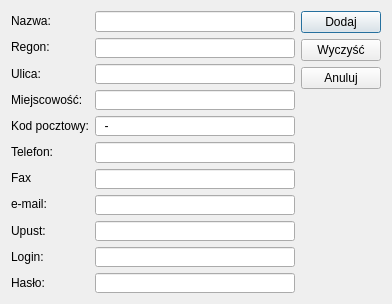
<?xml version="1.0" encoding="UTF-8"?>
<ui version="4.0">
 <class>EdycjaSklep</class>
 <widget class="QDialog" name="EdycjaSklep">
  <property name="geometry">
   <rect>
    <x>0</x>
    <y>0</y>
    <width>392</width>
    <height>304</height>
   </rect>
  </property>
  <property name="minimumSize">
   <size>
    <width>392</width>
    <height>304</height>
   </size>
  </property>
  <property name="maximumSize">
   <size>
    <width>392</width>
    <height>304</height>
   </size>
  </property>
  <property name="windowTitle">
   <string>Dialog</string>
  </property>
  <property name="modal">
   <bool>true</bool>
  </property>
  <layout class="QGridLayout" name="gridLayout">
   <item row="0" column="0">
    <layout class="QHBoxLayout" name="horizontalLayout">
     <property name="sizeConstraint">
      <enum>QLayout::SetFixedSize</enum>
     </property>
     <item>
      <layout class="QGridLayout" name="gridLayout_2">
       <item row="0" column="0">
        <layout class="QVBoxLayout" name="verticalLayout">
         <item>
          <widget class="QLabel" name="nazwalabel">
           <property name="text">
            <string>Nazwa:</string>
           </property>
           <property name="buddy">
            <cstring>nazwaEdit</cstring>
           </property>
          </widget>
         </item>
         <item>
          <widget class="QLabel" name="regonlabel">
           <property name="text">
            <string>Regon:</string>
           </property>
           <property name="buddy">
            <cstring>regonEdit</cstring>
           </property>
          </widget>
         </item>
         <item>
          <widget class="QLabel" name="ulicalabel">
           <property name="text">
            <string>Ulica:</string>
           </property>
           <property name="buddy">
            <cstring>ulicaEdit</cstring>
           </property>
          </widget>
         </item>
         <item>
          <widget class="QLabel" name="miejscowosclabel">
           <property name="text">
            <string>Miejscowość:</string>
           </property>
           <property name="buddy">
            <cstring>miejscowoscEdit</cstring>
           </property>
          </widget>
         </item>
         <item>
          <widget class="QLabel" name="kodPocztowylabel">
           <property name="text">
            <string>Kod pocztowy:</string>
           </property>
           <property name="buddy">
            <cstring>kodPocztowyEdit</cstring>
           </property>
          </widget>
         </item>
         <item>
          <widget class="QLabel" name="telefonlabel">
           <property name="text">
            <string>Telefon:</string>
           </property>
           <property name="buddy">
            <cstring>telefonEdit</cstring>
           </property>
          </widget>
         </item>
         <item>
          <widget class="QLabel" name="faxlabel">
           <property name="text">
            <string>Fax</string>
           </property>
           <property name="buddy">
            <cstring>faxEdit</cstring>
           </property>
          </widget>
         </item>
         <item>
          <widget class="QLabel" name="emaillabel">
           <property name="text">
            <string>e-mail:</string>
           </property>
           <property name="buddy">
            <cstring>emailEdit</cstring>
           </property>
          </widget>
         </item>
         <item>
          <widget class="QLabel" name="upustlabel">
           <property name="text">
            <string>Upust:</string>
           </property>
           <property name="buddy">
            <cstring>upustEdit</cstring>
           </property>
          </widget>
         </item>
         <item>
          <widget class="QLabel" name="loginlabel">
           <property name="text">
            <string>Login:</string>
           </property>
           <property name="buddy">
            <cstring>loginEdit</cstring>
           </property>
          </widget>
         </item>
         <item>
          <widget class="QLabel" name="haslolabel">
           <property name="text">
            <string>Hasło:</string>
           </property>
           <property name="buddy">
            <cstring>hasloEdit</cstring>
           </property>
          </widget>
         </item>
        </layout>
       </item>
       <item row="0" column="1">
        <layout class="QVBoxLayout" name="verticalLayout_2">
         <item>
          <widget class="QLineEdit" name="nazwaEdit">
           <property name="minimumSize">
            <size>
             <width>200</width>
             <height>0</height>
            </size>
           </property>
           <property name="autoFillBackground">
            <bool>false</bool>
           </property>
           <property name="inputMask">
            <string/>
           </property>
           <property name="maxLength">
            <number>32767</number>
           </property>
          </widget>
         </item>
         <item>
          <widget class="QLineEdit" name="regonEdit">
           <property name="autoFillBackground">
            <bool>false</bool>
           </property>
           <property name="maxLength">
            <number>50</number>
           </property>
          </widget>
         </item>
         <item>
          <widget class="QLineEdit" name="ulicaEdit">
           <property name="autoFillBackground">
            <bool>false</bool>
           </property>
           <property name="maxLength">
            <number>50</number>
           </property>
          </widget>
         </item>
         <item>
          <widget class="QLineEdit" name="miejscowoscEdit">
           <property name="autoFillBackground">
            <bool>false</bool>
           </property>
           <property name="maxLength">
            <number>50</number>
           </property>
          </widget>
         </item>
         <item>
          <widget class="QLineEdit" name="kodPocztowyEdit">
           <property name="autoFillBackground">
            <bool>false</bool>
           </property>
           <property name="inputMask">
            <string>99-999; </string>
           </property>
           <property name="maxLength">
            <number>6</number>
           </property>
          </widget>
         </item>
         <item>
          <widget class="QLineEdit" name="telefonEdit">
           <property name="autoFillBackground">
            <bool>false</bool>
           </property>
           <property name="inputMethodHints">
            <set>Qt::ImhNone</set>
           </property>
           <property name="inputMask">
            <string>999999999; </string>
           </property>
           <property name="text">
            <string/>
           </property>
           <property name="maxLength">
            <number>9</number>
           </property>
           <property name="echoMode">
            <enum>QLineEdit::Normal</enum>
           </property>
          </widget>
         </item>
         <item>
          <widget class="QLineEdit" name="faxEdit">
           <property name="autoFillBackground">
            <bool>false</bool>
           </property>
           <property name="inputMask">
            <string>999999999; </string>
           </property>
           <property name="text">
            <string/>
           </property>
           <property name="maxLength">
            <number>9</number>
           </property>
           <property name="echoMode">
            <enum>QLineEdit::Normal</enum>
           </property>
          </widget>
         </item>
         <item>
          <widget class="QLineEdit" name="emailEdit">
           <property name="autoFillBackground">
            <bool>false</bool>
           </property>
           <property name="inputMask">
            <string/>
           </property>
           <property name="text">
            <string/>
           </property>
           <property name="maxLength">
            <number>32767</number>
           </property>
          </widget>
         </item>
         <item>
          <widget class="QLineEdit" name="upustEdit">
           <property name="autoFillBackground">
            <bool>false</bool>
           </property>
           <property name="inputMask">
            <string>99; </string>
           </property>
           <property name="maxLength">
            <number>2</number>
           </property>
          </widget>
         </item>
         <item>
          <widget class="QLineEdit" name="loginEdit">
           <property name="autoFillBackground">
            <bool>false</bool>
           </property>
           <property name="maxLength">
            <number>50</number>
           </property>
          </widget>
         </item>
         <item>
          <widget class="QLineEdit" name="hasloEdit">
           <property name="autoFillBackground">
            <bool>false</bool>
           </property>
           <property name="maxLength">
            <number>50</number>
           </property>
          </widget>
         </item>
        </layout>
       </item>
      </layout>
     </item>
     <item>
      <spacer name="horizontalSpacer">
       <property name="orientation">
        <enum>Qt::Horizontal</enum>
       </property>
       <property name="sizeHint" stdset="0">
        <size>
         <width>13</width>
         <height>20</height>
        </size>
       </property>
      </spacer>
     </item>
     <item>
      <layout class="QVBoxLayout" name="verticalLayout_3">
       <item>
        <widget class="QPushButton" name="zapiszButton">
         <property name="text">
          <string>Dodaj</string>
         </property>
        </widget>
       </item>
       <item>
        <widget class="QPushButton" name="buttonWyczyscS">
         <property name="text">
          <string>Wyczyść</string>
         </property>
        </widget>
       </item>
       <item>
        <widget class="QPushButton" name="anulujButton">
         <property name="text">
          <string>Anuluj</string>
         </property>
        </widget>
       </item>
       <item>
        <spacer name="verticalSpacer">
         <property name="orientation">
          <enum>Qt::Vertical</enum>
         </property>
         <property name="sizeHint" stdset="0">
          <size>
           <width>20</width>
           <height>40</height>
          </size>
         </property>
        </spacer>
       </item>
      </layout>
     </item>
    </layout>
   </item>
  </layout>
 </widget>
 <tabstops>
  <tabstop>nazwaEdit</tabstop>
  <tabstop>regonEdit</tabstop>
  <tabstop>ulicaEdit</tabstop>
  <tabstop>miejscowoscEdit</tabstop>
  <tabstop>kodPocztowyEdit</tabstop>
  <tabstop>telefonEdit</tabstop>
  <tabstop>faxEdit</tabstop>
  <tabstop>emailEdit</tabstop>
  <tabstop>upustEdit</tabstop>
  <tabstop>loginEdit</tabstop>
  <tabstop>hasloEdit</tabstop>
  <tabstop>zapiszButton</tabstop>
  <tabstop>anulujButton</tabstop>
 </tabstops>
 <resources/>
 <connections/>
</ui>
